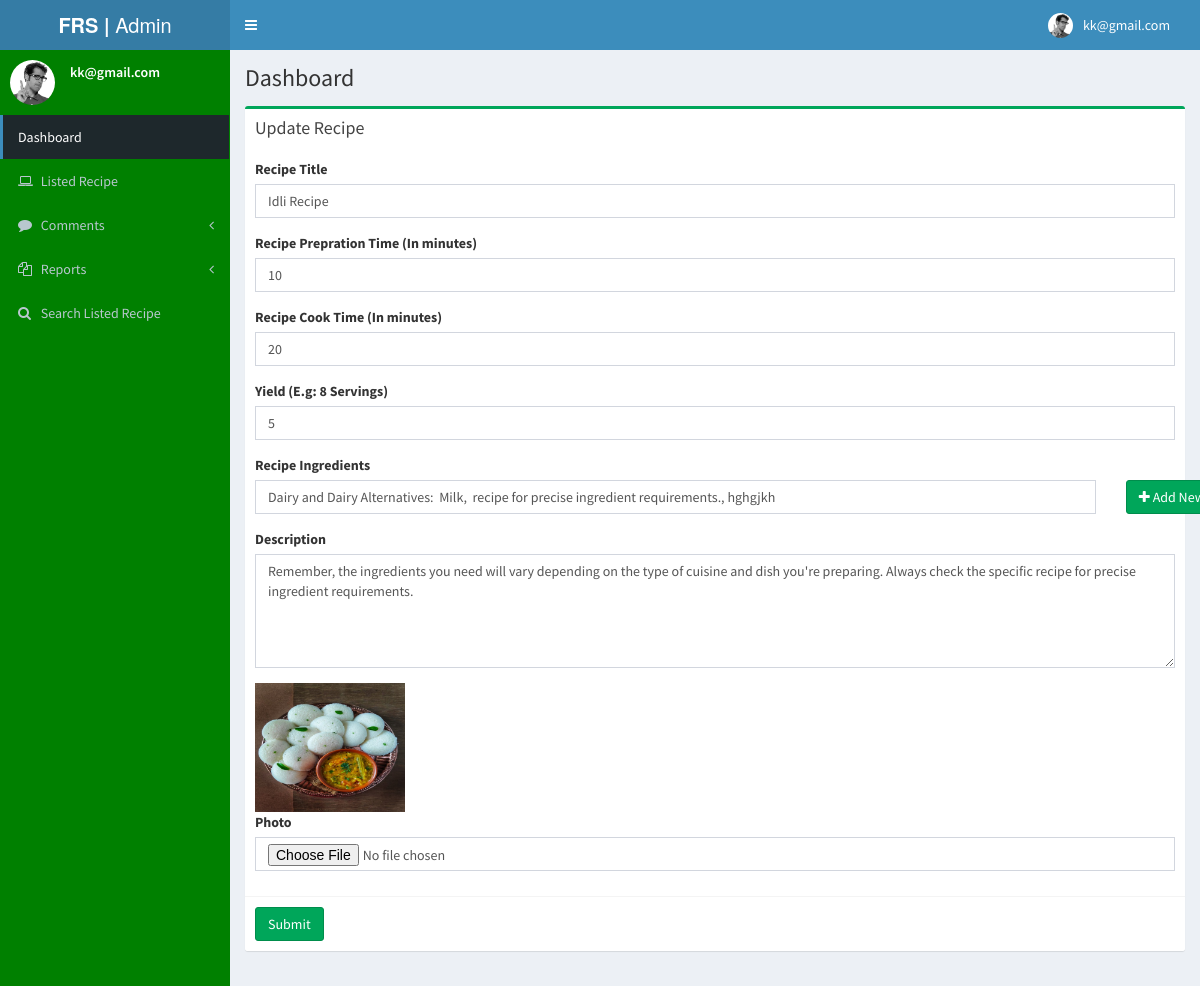
The page /admin_edit_recipe/2 (signed in) on the database its author committed.
### myapp/models.py (models this page shows, shortened)
class Recipe(models.Model):
    register = models.ForeignKey(Registration, on_delete=models.CASCADE, null=True, blank=True)
    title = models.CharField(max_length=200, null=True, blank=True)
    pertime = models.CharField(max_length=200, null=True, blank=True)
    cooktime = models.CharField(max_length=200, null=True, blank=True)
    yields = models.CharField(max_length=200, null=True, blank=True)
    ingredients = models.CharField(max_length=500, null=True, blank=True)
    description = models.CharField(max_length=500, null=True, blank=True)
    photo = models.FileField(max_length=200, null=True, blank=True)
    creationdate = models.DateTimeField(auto_now_add=True)

### myapp/views.py (the view, shortened to what this page needs)
# urls.py: path('admin_edit_recipe/<int:pid>', admin_edit_recipe, name="admin_edit_recipe"),
@login_required(login_url='/admin_login/')
def admin_edit_recipe(request, pid=None):
    recipe = None
    if pid:
        recipe = Recipe.objects.get(id=pid)
    return render(request, 'admin_edit_recipe.html', locals())

### myapp/templates/admin_edit_recipe.html (shortened to what this page needs)
{% extends 'admin_index.html' %}
{% load static %}
{% block body %}
<section class="content">
  <div class="row">
    <div class="col-md-12">
      <div class="box box-success">
        <div class="box-header">
          <h2 class="box-title">Update Recipe</h2>
        </div>
        <form role="form" action="" method="post" enctype="multipart/form-data">
          <div class="box-body">
            <div class="form-group">
              <label for="exampleInputEmail1">Recipe Title</label>
              <input type="text" class="form-control" name="title" id="exampleInputEmail1" value="{{recipe.title}}" placeholder="Enter Recipe Title">
            </div>
            <div class="form-group">
              <label for="exampleInputEmail1">Recipe Prepration Time (In minutes)</label>
              <input type="text" class="form-control" name="pertime" id="exampleInputEmail1" value="{{recipe.pertime}}" placeholder="Enter Recipe Prepration Time">
            </div>
            <div class="form-group">
              <label for="exampleInputEmail1">Recipe Cook Time (In minutes)</label>
              <input type="text" class="form-control" name="cooktime" id="exampleInputEmail1" value="{{recipe.cooktime}}" placeholder="Enter Recipe Cook Time">
            </div>
            <div class="form-group">
              <label for="exampleInputEmail1">Yield (E.g: 8 Servings)</label>
              <input type="text" class="form-control" name="yields" id="exampleInputEmail1" value="{{recipe.yields}}" placeholder="Enter Yield (E.g: 8 Servings)">
            </div>
            <div class="form-group" id="ingredientContainer">
              <label for="exampleInputEmail1">Recipe Ingredients</label>
              <div class="row form-group">
                <div class="col-md-11 pr-0">
                  <input type="text" class="form-control" name="ingredients[]" value="{{recipe.ingredients}}" placeholder="Enter Recipe Ingredients">
                </div>
                <div class="col-md-1 pr-2 pl-0" style="padding-right:10px">
                  <button class="btn btn-success" type="button" id="addIngredient">
                    <i class="fa fa-plus"></i> Add New
                  </button>
                </div>
              </div>
            </div>
            <div class="form-group">
              <label for="exampleInputPassword1">Description</label>
              <textarea type="text" rows="5" class="form-control" name="description" id="exampleInputPassword1" placeholder="Enter Description">{{recipe.description}}</textarea>
            </div>
            <img src="{{recipe.photo.url}}" style="width:150px"><br>
            <div class="form-group">
              <label for="exampleInputPassword1">Photo</label>
              <input type="file" class="form-control" name="photo" id="exampleInputPassword1">
            </div>
          </div>
          <div class="box-footer">
            <button type="submit" class="btn btn-success">Submit</button>
          </div>
        </form>
      </div>
    </div>
  </div>
</section>
{% endblock %}

### myapp/templates/admin_index.html (shortened to what this page needs)
<!DOCTYPE html>
{% load static %}
<html>
  <head>
    <link href="{% static 'bootstrap/css/bootstrap.min.css' %}" rel="stylesheet" type="text/css" />
    <link rel="stylesheet" href="https://cdnjs.cloudflare.com/ajax/libs/font-awesome/4.7.0/css/font-awesome.min.css">
    <link href="https://maxcdn.bootstrapcdn.com/font-awesome/4.3.0/css/font-awesome.min.css' %}" rel="stylesheet" type="text/css" />
    <link href="http://code.ionicframework.com/ionicons/2.0.0/css/ionicons.min.css' %}" rel="stylesheet" type="text/css" />
    <link href="{% static 'dist/css/AdminLTE.min.css' %}" rel="stylesheet" type="text/css" />
    <link href="{% static 'dist/css/skins/_all-skins.min.css' %}" rel="stylesheet" type="text/css" />
    <link href="{% static 'plugins/iCheck/flat/blue.css' %}" rel="stylesheet" type="text/css" />
    <link href="{% static 'plugins/morris/morris.css' %}" rel="stylesheet" type="text/css" />
    <link href="{% static 'plugins/jvectormap/jquery-jvectormap-1.2.2.css' %}" rel="stylesheet" type="text/css" />
    <link href="{% static 'plugins/datepicker/datepicker3.css' %}" rel="stylesheet" type="text/css" />
    <link href="{% static 'plugins/daterangepicker/daterangepicker-bs3.css' %}" rel="stylesheet" type="text/css" />
    <link href="{% static 'plugins/bootstrap-wysihtml5/bootstrap3-wysihtml5.min.css' %}" rel="stylesheet" type="text/css" />
  </head>
  <body class="skin-blue">
    <div class="wrapper">
      <header class="main-header">
        <a href="/admin_index/" class="logo"><b>FRS |</b> Admin</a>
        <nav class="navbar navbar-static-top" role="navigation">
          <a href="#" class="sidebar-toggle" data-toggle="offcanvas" role="button">
          </a>
          <div class="navbar-custom-menu">
            <ul class="nav navbar-nav">
              <li class="dropdown user user-menu">
                <a href="#" class="dropdown-toggle" data-toggle="dropdown">
                  <img src="{% static 'dist/img/user2-160x160.jpg' %}" class="user-image" alt="User Image"/>
                  <span class="hidden-xs">{{ request.user.username }}</span>
                </a>
              </li>
            </ul>
          </div>
        </nav>
      </header>
      <aside class="main-sidebar" style="background-color: green;">
        <section class="sidebar">
          <div class="user-panel">
            <div class="pull-left image">
              <img src="{% static 'dist/img/user2-160x160.jpg' %}" class="img-circle" alt="User Image" />
            </div>
            <div class="pull-left info">
              <p>{{ request.user.username }}</p>
            </div>
          </div>
          <ul class="sidebar-menu">
            <li class="active treeview">
              <a href="/admin_index/">
                <span>Dashboard</span>
              </a>
            </li>
            <li>
              <a href="/admin_manage_recipe/">
                <i class="fa fa-laptop"></i> <span>Listed Recipe</span>
              </a>
            </li>
           <li class="treeview">
              <a href="#">
                <i class="fa fa-comment"></i>
                <span>Comments</span>
                <i class="fa fa-angle-left pull-right"></i>
              </a>
            </li>
            <li class="treeview">
              <a href="">
                <i class="fa fa-copy" aria-hidden="true"></i>
                <span>Reports</span>
                <i class="fa fa-angle-left pull-right"></i>
              </a>
            </li>
            <li>
              <a href="/admin_search_recipe/">
                <i class="fa fa-search"></i> <span>Search Listed Recipe</span>
              </a>
            </li>
           </ul>
        </section>
      </aside>
      <div class="content-wrapper">
        <section class="content-header">
          <h1>
            Dashboard
          </h1>
        </section>
        {% block body %}
        {% endblock %}
      </div>
    </div>
  </body>
</html>

### rows shown on the page
Recipe: title "Idli Recipe", pertime "10", cooktime "20", yields "5", ingredients "Dairy and Dairy Alternatives: Milk, recipe for precise ingredient requirements., hghgjkh", description "Remember, the ingredients you need will vary depending on the type of cuisine and dish you're preparing. Always check the specific recipe for precise ingredient requirements.", photo (picture)

### other values the page prints
{{ request.user.username }} "kk@gmail.com"
